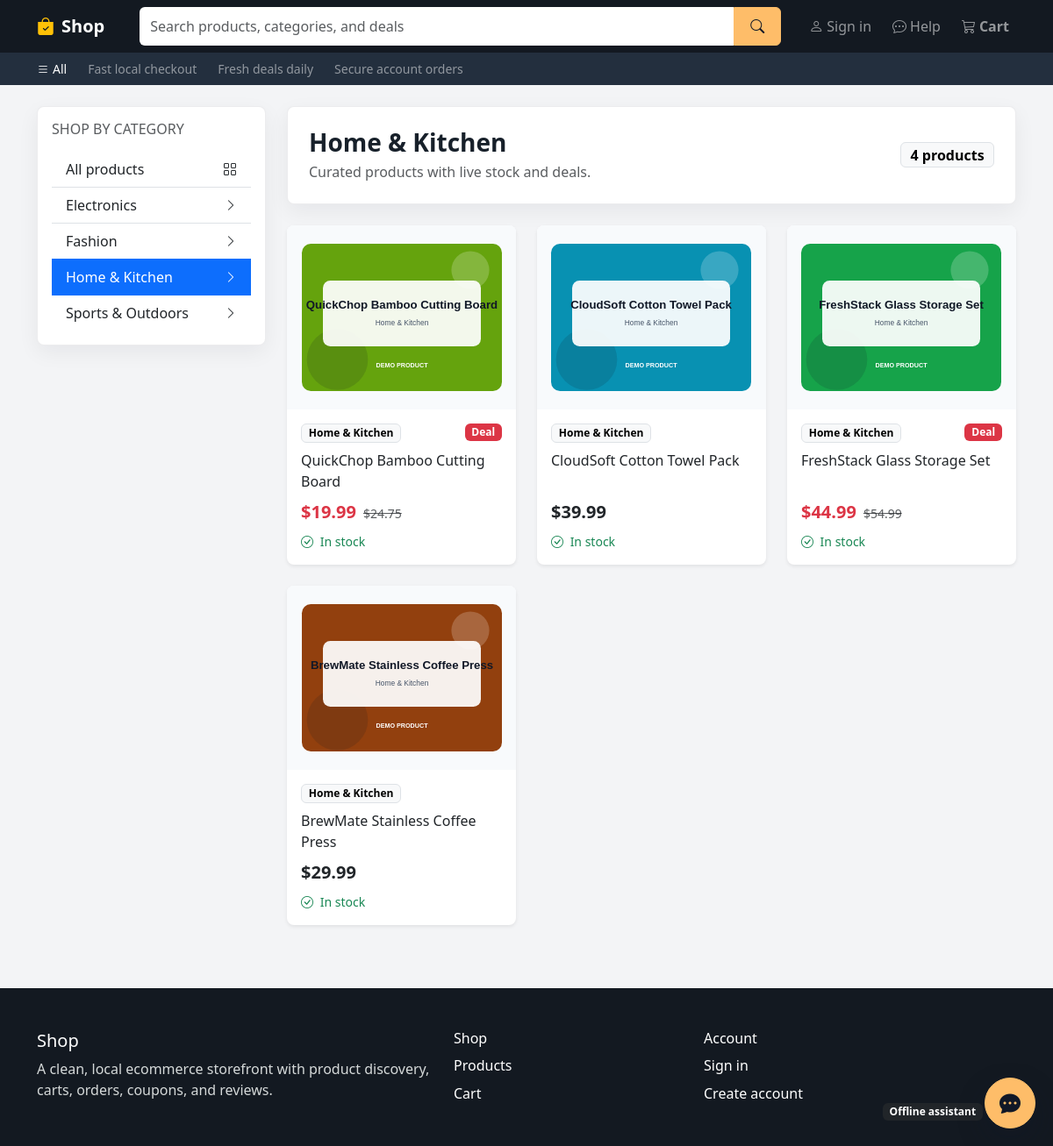
/products/category/home-kitchen/, run on the app's committed database.
### products/models.py (models this page shows, shortened)
class Category(models.Model):
    name = models.CharField(max_length=120, unique=True)
    slug = models.SlugField(max_length=140, unique=True, blank=True)
    description = models.TextField(blank=True)
    is_active = models.BooleanField(default=True)
    created_at = models.DateTimeField(auto_now_add=True)
    updated_at = models.DateTimeField(auto_now=True)
    class Meta:
        verbose_name = "Category"
        verbose_name_plural = "Categories"
        ordering = ["name"]

class Product(models.Model):
    category = models.ForeignKey(
        Category,
        on_delete=models.PROTECT,
        related_name="products",
    )
    name = models.CharField(max_length=180)
    slug = models.SlugField(max_length=220, unique=True, blank=True)
    description = models.TextField()
    price = models.DecimalField(
        max_digits=10,
        decimal_places=2,
        validators=[MinValueValidator(Decimal("0.01"))],
    )
    discount_price = models.DecimalField(
        max_digits=10,
        decimal_places=2,
        blank=True,
        null=True,
        validators=[MinValueValidator(Decimal("0.01"))],
    )
    stock = models.PositiveIntegerField(default=0)
    is_available = models.BooleanField(default=True)
    created_at = models.DateTimeField(auto_now_add=True)
    updated_at = models.DateTimeField(auto_now=True)
    class Meta:
        ordering = ["-created_at"]
        indexes = [
            models.Index(fields=["slug"]),
            models.Index(fields=["is_available", "stock"]),
        ]
    @property
    def has_discount(self):
        return self.discount_price is not None and self.discount_price < self.price
    @property
    def in_stock(self):
        return self.stock > 0

class ProductImage(models.Model):
    product = models.ForeignKey(
        Product,
        on_delete=models.CASCADE,
        related_name="images",
    )
    image = models.ImageField(upload_to=product_image_upload_path)
    alt_text = models.CharField(max_length=180, blank=True)
    is_primary = models.BooleanField(default=False)
    created_at = models.DateTimeField(auto_now_add=True)
    class Meta:
        ordering = ["-is_primary", "created_at"]

### products/views.py (the view)
# urls.py: path("", ProductListView.as_view(), name="product_list"),
class ProductListView(ListView):
    model = Product
    template_name = "products/product_list.html"
    context_object_name = "products"
    paginate_by = 12
    def dispatch(self, request, *args, **kwargs):
        self.category = None
        category_slug = self.kwargs.get("category_slug")
        if category_slug:
            self.category = get_object_or_404(
                Category,
                slug=category_slug,
                is_active=True,
            )
        return super().dispatch(request, *args, **kwargs)
    def get_queryset(self):
        queryset = (
            product_card_queryset()
        )
        if self.category:
            queryset = queryset.filter(category=self.category)
        search_query = self.request.GET.get("q", "").strip()
        if search_query:
            queryset = queryset.filter(
                Q(name__icontains=search_query)
                | Q(description__icontains=search_query)
                | Q(category__name__icontains=search_query)
            )
        return queryset.order_by("-created_at")
    def get_context_data(self, **kwargs):
        context = super().get_context_data(**kwargs)
        context["categories"] = Category.objects.filter(is_active=True).order_by("name")
        context["selected_category"] = self.category
        context["search_query"] = self.request.GET.get("q", "").strip()
        return context

### products/views.py (called while the page is built)
def product_card_queryset():
    return Product.objects.filter(is_available=True).select_related("category").prefetch_related(
        Prefetch(
            "images",
            queryset=ProductImage.objects.order_by("-is_primary", "created_at"),
        )
    )

### templates/products/product_list.html (shortened to what this page needs)
{% extends "base.html" %}
{% block content %}
<div class="container">
    <div class="row g-4">
        <aside class="col-lg-3">
            <div class="surface rounded-3 p-3 sticky-lg-top" style="top: 1rem;">
                <h2 class="h6 text-uppercase text-muted mb-3">Shop by category</h2>
                <div class="list-group list-group-flush rounded-2 overflow-hidden">
                    <a href="{% url 'products:product_list' %}" class="list-group-item list-group-item-action d-flex justify-content-between align-items-center {% if not selected_category %}active{% endif %}">
                        All products
                        <i class="bi bi-grid"></i>
                    </a>
                    {% for category in categories %}
                        <a href="{% url 'products:category_products' category.slug %}" class="list-group-item list-group-item-action d-flex justify-content-between align-items-center {% if selected_category == category %}active{% endif %}">
                            {{ category.name }}
                            <i class="bi bi-chevron-right small"></i>
                        </a>
                    {% empty %}
                        <span class="text-muted small">No categories yet.</span>
                    {% endfor %}
                </div>
            </div>
        </aside>
        <section class="col-lg-9" id="products-grid">
            <div class="surface rounded-3 p-4 mb-4">
                <div class="d-flex flex-column flex-md-row justify-content-between align-items-md-center gap-3">
                    <div>
                        <h1 class="h3 mb-1 fw-bold">
                            {% if selected_category %}
                                {{ selected_category.name }}
                            {% elif search_query %}
                                Search results
                            {% else %}
                                Products
                            {% endif %}
                        </h1>
                        {% if search_query %}
                            <p class="text-muted mb-0">Showing matches for "{{ search_query }}".</p>
                        {% else %}
                            <p class="text-muted mb-0">Curated products with live stock and deals.</p>
                        {% endif %}
                    </div>
                    <span class="badge text-bg-light border fs-6">{{ page_obj.paginator.count }} product{{ page_obj.paginator.count|pluralize }}</span>
                </div>
            </div>
            <div class="row row-cols-1 row-cols-sm-2 row-cols-xl-3 g-4">
                {% for product in products %}
                    <div class="col">
                        {% include "products/_product_card.html" with product=product %}
                    </div>
                {% endfor %}
            </div>
        </section>
    </div>
</div>
{% endblock %}

### templates/products/_product_card.html
<article class="card product-card h-100 border-0 shadow-sm rounded-3 overflow-hidden">
    <a href="{% url 'products:product_detail' product.slug %}" class="text-decoration-none">
        {% with image=product.images.all.0 %}
            {% if image %}
                <img src="{{ image.image.url }}" class="card-img-top object-fit-cover" alt="{{ image.alt_text|default:product.name }}" style="height: 210px;">
            {% else %}
                <div class="card-img-top product-image-fallback d-flex align-items-center justify-content-center text-muted" style="height: 210px;">
                    <i class="bi bi-image fs-2"></i>
                </div>
            {% endif %}
        {% endwith %}
    </a>
    <div class="card-body d-flex flex-column">
        <div class="d-flex justify-content-between align-items-start gap-2 mb-2">
            <span class="badge text-bg-light border">{{ product.category.name }}</span>
            {% if product.has_discount %}
                <span class="badge text-bg-danger">Deal</span>
            {% endif %}
        </div>
        <h3 class="h6 lh-base">
            <a href="{% url 'products:product_detail' product.slug %}" class="text-dark text-decoration-none">{{ product.name }}</a>
        </h3>
        <div class="mt-auto">
            {% if product.has_discount %}
                <div class="d-flex align-items-baseline gap-2">
                    <span class="fs-5 fw-bold text-danger">${{ product.discount_price }}</span>
                    <span class="small text-muted text-decoration-line-through">${{ product.price }}</span>
                </div>
            {% else %}
                <span class="fs-5 fw-bold">${{ product.price }}</span>
            {% endif %}
            <p class="small {% if product.in_stock %}text-success{% else %}text-danger{% endif %} mb-0 mt-2">
                <i class="bi {% if product.in_stock %}bi-check-circle{% else %}bi-x-circle{% endif %} me-1"></i>
                {% if product.in_stock %}In stock{% else %}Out of stock{% endif %}
            </p>
        </div>
    </div>
</article>

### templates/base.html (style rules this page uses)
:root { --shop-ink: #131921; --shop-ink-soft: #232f3e; --shop-gold: #febd69; --shop-gold-dark: #f3a847; --shop-page: #f3f4f6; }
body { background: var(--shop-page); color: #17202a; }
.surface { background: #fff; border: 1px solid rgba(15, 23, 42, .08); box-shadow: 0 8px 24px rgba(15, 23, 42, .06); }
.product-card { transition: transform .16s ease, box-shadow .16s ease; }
.product-card img, .product-image-fallback { background: #f8fafc; }

### data on the page
Category: name "Electronics"
Category: name "Fashion"
Category: name "Home & Kitchen"
Category: name "Sports & Outdoors"
Product: images.all.0.image (picture), category.name "Home & Kitchen", shows "Deal", name "QuickChop Bamboo Cutting Board", discount_price "19.99", price "24.75", stock "In stock"
Product: images.all.0.image (picture), category.name "Home & Kitchen", name "CloudSoft Cotton Towel Pack", price "39.99", stock "In stock"
Product: images.all.0.image (picture), category.name "Home & Kitchen", shows "Deal", name "FreshStack Glass Storage Set", discount_price "44.99", price "54.99", stock "In stock"
Product: images.all.0.image (picture), category.name "Home & Kitchen", name "BrewMate Stainless Coffee Press", price "29.99", stock "In stock"

### other printed values
{{ page_obj.paginator.count }} "4"
